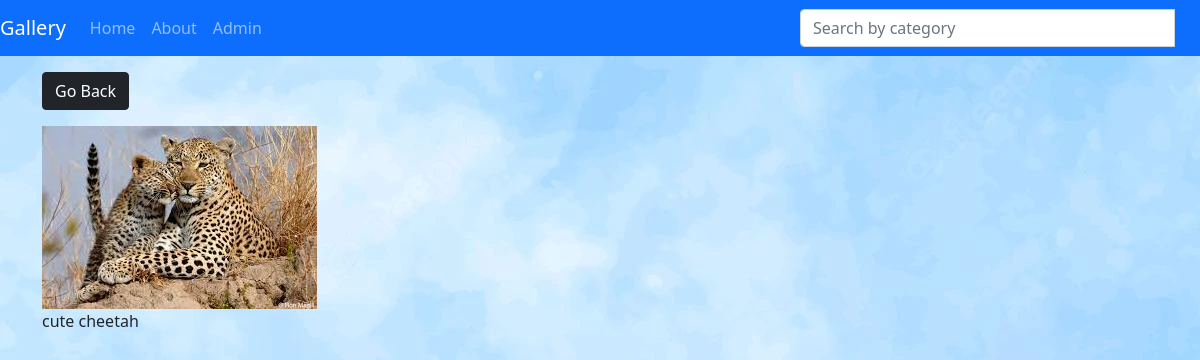
Screenshot of /photo/4 with the database file from the repository.
### gallery/models.py (models this page shows, shortened)
class Image(models.Model):
    category = models.ForeignKey(Category, on_delete=models.SET_NULL, null=True)
    location = models.ForeignKey(Location, on_delete=models.SET_NULL, null=True)
    image = models.ImageField(null=False, default='default.jpg')
    description = models.TextField()

### gallery/views.py (the view)
# urls.py: path('photo/<str:pk>', views.viewPhoto, name='photo'),
def viewPhoto(request, pk):
    image = Image.objects.get(id=pk)
    return render(request, 'gallery/viewphoto.html',{'image': image})

### gallery/templates/gallery/viewphoto.html
{% extends 'gallery/base.html'%}
{% block content %}
    <div class="row justify-content-center">
        <div class="col">
            <a href="{% url 'gallery' %}" class="btn btn-dark my-3">Go Back</a>
            <div class="view">
                <img class="image" src="{{image.image.url}}" alt="">
                <p>{{image.description}}</p>
            </div>
        </div>
    </div>
{% endblock %}

### static/css/static.css (style rules this page uses)
.view { height: 90vh; }
.image { max-width: 100%; max-height: 100%; }
body { background-image: url(../images/background.webp); }

### rows the page displays
Image: image (picture), description "cute cheetah"
